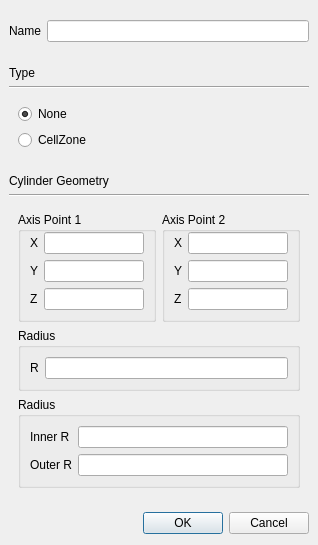
<?xml version="1.0" encoding="UTF-8"?>
<ui version="4.0">
 <class>VolumeDialog</class>
 <widget class="QDialog" name="VolumeDialog">
  <property name="geometry">
   <rect>
    <x>0</x>
    <y>0</y>
    <width>318</width>
    <height>532</height>
   </rect>
  </property>
  <property name="windowTitle">
   <string>Dialog</string>
  </property>
  <layout class="QVBoxLayout" name="verticalLayout_6">
   <property name="leftMargin">
    <number>9</number>
   </property>
   <property name="rightMargin">
    <number>9</number>
   </property>
   <item>
    <widget class="QWidget" name="widget_5" native="true">
     <layout class="QFormLayout" name="formLayout_3">
      <property name="leftMargin">
       <number>0</number>
      </property>
      <property name="rightMargin">
       <number>0</number>
      </property>
      <property name="bottomMargin">
       <number>9</number>
      </property>
      <item row="0" column="0">
       <widget class="QLabel" name="label_11">
        <property name="text">
         <string>Name</string>
        </property>
       </widget>
      </item>
      <item row="0" column="1">
       <widget class="QLineEdit" name="name"/>
      </item>
     </layout>
    </widget>
   </item>
   <item>
    <widget class="QWidget" name="widget_2" native="true">
     <layout class="QVBoxLayout" name="verticalLayout_3">
      <property name="spacing">
       <number>6</number>
      </property>
      <property name="leftMargin">
       <number>0</number>
      </property>
      <property name="rightMargin">
       <number>0</number>
      </property>
      <property name="bottomMargin">
       <number>0</number>
      </property>
      <item>
       <widget class="QLabel" name="label_12">
        <property name="text">
         <string>Type</string>
        </property>
       </widget>
      </item>
      <item>
       <widget class="Line" name="line_2">
        <property name="orientation">
         <enum>Qt::Horizontal</enum>
        </property>
       </widget>
      </item>
      <item>
       <widget class="QWidget" name="widget_9" native="true">
        <layout class="QVBoxLayout" name="verticalLayout_8">
         <item>
          <widget class="QRadioButton" name="none">
           <property name="text">
            <string>None</string>
           </property>
           <property name="checked">
            <bool>true</bool>
           </property>
           <attribute name="buttonGroup">
            <string notr="true">typeRadios</string>
           </attribute>
          </widget>
         </item>
         <item>
          <widget class="QRadioButton" name="cellZone">
           <property name="text">
            <string>CellZone</string>
           </property>
           <attribute name="buttonGroup">
            <string notr="true">typeRadios</string>
           </attribute>
          </widget>
         </item>
        </layout>
       </widget>
      </item>
     </layout>
    </widget>
   </item>
   <item>
    <widget class="QStackedWidget" name="geometryStack">
     <property name="currentIndex">
      <number>2</number>
     </property>
     <widget class="QWidget" name="hex">
      <layout class="QVBoxLayout" name="verticalLayout_12">
       <property name="leftMargin">
        <number>0</number>
       </property>
       <property name="rightMargin">
        <number>0</number>
       </property>
       <item>
        <widget class="QLabel" name="label_13">
         <property name="text">
          <string>Hex Geometry</string>
         </property>
        </widget>
       </item>
       <item>
        <widget class="Line" name="line_3">
         <property name="orientation">
          <enum>Qt::Horizontal</enum>
         </property>
        </widget>
       </item>
       <item>
        <widget class="QWidget" name="widget_4" native="true">
         <layout class="QGridLayout" name="gridLayout_3">
          <property name="leftMargin">
           <number>9</number>
          </property>
          <property name="topMargin">
           <number>9</number>
          </property>
          <property name="rightMargin">
           <number>9</number>
          </property>
          <property name="bottomMargin">
           <number>9</number>
          </property>
          <item row="0" column="1">
           <widget class="QLabel" name="label">
            <property name="text">
             <string>Min.</string>
            </property>
            <property name="alignment">
             <set>Qt::AlignCenter</set>
            </property>
           </widget>
          </item>
          <item row="0" column="2">
           <widget class="QLabel" name="label_2">
            <property name="text">
             <string>Max.</string>
            </property>
            <property name="alignment">
             <set>Qt::AlignCenter</set>
            </property>
           </widget>
          </item>
          <item row="1" column="0">
           <widget class="QLabel" name="label_3">
            <property name="text">
             <string>X</string>
            </property>
           </widget>
          </item>
          <item row="1" column="1">
           <widget class="QLineEdit" name="minX"/>
          </item>
          <item row="1" column="2">
           <widget class="QLineEdit" name="maxX"/>
          </item>
          <item row="2" column="0">
           <widget class="QLabel" name="label_4">
            <property name="text">
             <string>Y</string>
            </property>
           </widget>
          </item>
          <item row="2" column="1">
           <widget class="QLineEdit" name="minY"/>
          </item>
          <item row="2" column="2">
           <widget class="QLineEdit" name="maxY"/>
          </item>
          <item row="3" column="0">
           <widget class="QLabel" name="label_5">
            <property name="text">
             <string>Z</string>
            </property>
           </widget>
          </item>
          <item row="3" column="1">
           <widget class="QLineEdit" name="minZ"/>
          </item>
          <item row="3" column="2">
           <widget class="QLineEdit" name="maxZ"/>
          </item>
         </layout>
        </widget>
       </item>
      </layout>
     </widget>
     <widget class="QWidget" name="sphere">
      <layout class="QVBoxLayout" name="verticalLayout_9">
       <property name="leftMargin">
        <number>0</number>
       </property>
       <property name="rightMargin">
        <number>0</number>
       </property>
       <item>
        <widget class="QLabel" name="label_14">
         <property name="text">
          <string>Sphere Geometry</string>
         </property>
        </widget>
       </item>
       <item>
        <widget class="Line" name="line_4">
         <property name="orientation">
          <enum>Qt::Horizontal</enum>
         </property>
        </widget>
       </item>
       <item>
        <widget class="QWidget" name="widget_11" native="true">
         <layout class="QHBoxLayout" name="horizontalLayout_2">
          <item>
           <widget class="QGroupBox" name="groupBox">
            <property name="title">
             <string>Center Point</string>
            </property>
            <layout class="QFormLayout" name="formLayout">
             <property name="leftMargin">
              <number>9</number>
             </property>
             <property name="topMargin">
              <number>0</number>
             </property>
             <property name="bottomMargin">
              <number>9</number>
             </property>
             <item row="0" column="0">
              <widget class="QLabel" name="label_6">
               <property name="text">
                <string>X</string>
               </property>
              </widget>
             </item>
             <item row="0" column="1">
              <widget class="QLineEdit" name="centerX"/>
             </item>
             <item row="1" column="0">
              <widget class="QLabel" name="label_7">
               <property name="text">
                <string>Y</string>
               </property>
              </widget>
             </item>
             <item row="1" column="1">
              <widget class="QLineEdit" name="centerY"/>
             </item>
             <item row="2" column="0">
              <widget class="QLabel" name="label_8">
               <property name="text">
                <string>Z</string>
               </property>
              </widget>
             </item>
             <item row="2" column="1">
              <widget class="QLineEdit" name="centerZ"/>
             </item>
            </layout>
           </widget>
          </item>
          <item>
           <widget class="QWidget" name="widget_12" native="true">
            <layout class="QVBoxLayout" name="verticalLayout_10">
             <property name="topMargin">
              <number>0</number>
             </property>
             <property name="rightMargin">
              <number>0</number>
             </property>
             <item>
              <widget class="QGroupBox" name="groupBox_2">
               <property name="title">
                <string>Radius</string>
               </property>
               <layout class="QFormLayout" name="formLayout_2">
                <property name="topMargin">
                 <number>0</number>
                </property>
                <item row="0" column="0">
                 <widget class="QLabel" name="label_9">
                  <property name="text">
                   <string>R</string>
                  </property>
                 </widget>
                </item>
                <item row="0" column="1">
                 <widget class="QLineEdit" name="sphereRadius"/>
                </item>
               </layout>
              </widget>
             </item>
             <item>
              <spacer name="verticalSpacer">
               <property name="orientation">
                <enum>Qt::Vertical</enum>
               </property>
               <property name="sizeHint" stdset="0">
                <size>
                 <width>20</width>
                 <height>0</height>
                </size>
               </property>
              </spacer>
             </item>
            </layout>
           </widget>
          </item>
         </layout>
        </widget>
       </item>
      </layout>
     </widget>
     <widget class="QWidget" name="cylinder">
      <layout class="QVBoxLayout" name="verticalLayout_13">
       <property name="leftMargin">
        <number>0</number>
       </property>
       <property name="rightMargin">
        <number>0</number>
       </property>
       <item>
        <widget class="QLabel" name="label_15">
         <property name="text">
          <string>Cylinder Geometry</string>
         </property>
        </widget>
       </item>
       <item>
        <widget class="Line" name="line_5">
         <property name="orientation">
          <enum>Qt::Horizontal</enum>
         </property>
        </widget>
       </item>
       <item>
        <widget class="QWidget" name="widget_3" native="true">
         <layout class="QVBoxLayout" name="verticalLayout_11">
          <item>
           <widget class="QWidget" name="widget_7" native="true">
            <layout class="QHBoxLayout" name="horizontalLayout">
             <property name="leftMargin">
              <number>0</number>
             </property>
             <property name="topMargin">
              <number>0</number>
             </property>
             <property name="rightMargin">
              <number>0</number>
             </property>
             <property name="bottomMargin">
              <number>0</number>
             </property>
             <item>
              <widget class="QGroupBox" name="groupBox_3">
               <property name="title">
                <string>Axis Point 1</string>
               </property>
               <layout class="QFormLayout" name="formLayout_4">
                <property name="leftMargin">
                 <number>9</number>
                </property>
                <property name="topMargin">
                 <number>0</number>
                </property>
                <item row="0" column="0">
                 <widget class="QLabel" name="label_18">
                  <property name="text">
                   <string>X</string>
                  </property>
                 </widget>
                </item>
                <item row="0" column="1">
                 <widget class="QLineEdit" name="axis1X"/>
                </item>
                <item row="1" column="0">
                 <widget class="QLabel" name="label_19">
                  <property name="text">
                   <string>Y</string>
                  </property>
                 </widget>
                </item>
                <item row="1" column="1">
                 <widget class="QLineEdit" name="axis1Y"/>
                </item>
                <item row="2" column="0">
                 <widget class="QLabel" name="label_20">
                  <property name="text">
                   <string>Z</string>
                  </property>
                 </widget>
                </item>
                <item row="2" column="1">
                 <widget class="QLineEdit" name="axis1Z"/>
                </item>
               </layout>
              </widget>
             </item>
             <item>
              <widget class="QGroupBox" name="groupBox_5">
               <property name="title">
                <string>Axis Point 2</string>
               </property>
               <layout class="QFormLayout" name="formLayout_6">
                <property name="topMargin">
                 <number>0</number>
                </property>
                <property name="rightMargin">
                 <number>9</number>
                </property>
                <item row="0" column="0">
                 <widget class="QLabel" name="label_24">
                  <property name="text">
                   <string>X</string>
                  </property>
                 </widget>
                </item>
                <item row="0" column="1">
                 <widget class="QLineEdit" name="axis2X"/>
                </item>
                <item row="1" column="0">
                 <widget class="QLabel" name="label_25">
                  <property name="text">
                   <string>Y</string>
                  </property>
                 </widget>
                </item>
                <item row="1" column="1">
                 <widget class="QLineEdit" name="axis2Y"/>
                </item>
                <item row="2" column="0">
                 <widget class="QLabel" name="label_26">
                  <property name="text">
                   <string>Z</string>
                  </property>
                 </widget>
                </item>
                <item row="2" column="1">
                 <widget class="QLineEdit" name="axis2Z"/>
                </item>
               </layout>
              </widget>
             </item>
            </layout>
           </widget>
          </item>
          <item>
           <widget class="QGroupBox" name="singleRadius">
            <property name="title">
             <string>Radius</string>
            </property>
            <layout class="QFormLayout" name="formLayout_7">
             <item row="0" column="0">
              <widget class="QLabel" name="label_27">
               <property name="text">
                <string>R</string>
               </property>
              </widget>
             </item>
             <item row="0" column="1">
              <widget class="QLineEdit" name="cylinderRadius"/>
             </item>
            </layout>
           </widget>
          </item>
          <item>
           <widget class="QGroupBox" name="annulusRadius">
            <property name="title">
             <string>Radius</string>
            </property>
            <layout class="QFormLayout" name="formLayout_8">
             <item row="0" column="0">
              <widget class="QLabel" name="label_28">
               <property name="text">
                <string>Inner R</string>
               </property>
              </widget>
             </item>
             <item row="0" column="1">
              <widget class="QLineEdit" name="innerRadius"/>
             </item>
             <item row="1" column="0">
              <widget class="QLabel" name="label_29">
               <property name="text">
                <string>Outer R</string>
               </property>
              </widget>
             </item>
             <item row="1" column="1">
              <widget class="QLineEdit" name="outerRadius"/>
             </item>
            </layout>
           </widget>
          </item>
         </layout>
        </widget>
       </item>
      </layout>
     </widget>
    </widget>
   </item>
   <item>
    <widget class="QDialogButtonBox" name="buttonBox">
     <property name="orientation">
      <enum>Qt::Horizontal</enum>
     </property>
     <property name="standardButtons">
      <set>QDialogButtonBox::Cancel|QDialogButtonBox::Ok</set>
     </property>
    </widget>
   </item>
  </layout>
 </widget>
 <resources/>
 <connections>
  <connection>
   <sender>buttonBox</sender>
   <signal>accepted()</signal>
   <receiver>VolumeDialog</receiver>
   <slot>accept()</slot>
   <hints>
    <hint type="sourcelabel">
     <x>248</x>
     <y>254</y>
    </hint>
    <hint type="destinationlabel">
     <x>157</x>
     <y>274</y>
    </hint>
   </hints>
  </connection>
  <connection>
   <sender>buttonBox</sender>
   <signal>rejected()</signal>
   <receiver>VolumeDialog</receiver>
   <slot>reject()</slot>
   <hints>
    <hint type="sourcelabel">
     <x>316</x>
     <y>260</y>
    </hint>
    <hint type="destinationlabel">
     <x>286</x>
     <y>274</y>
    </hint>
   </hints>
  </connection>
 </connections>
 <buttongroups>
  <buttongroup name="typeRadios"/>
 </buttongroups>
</ui>
